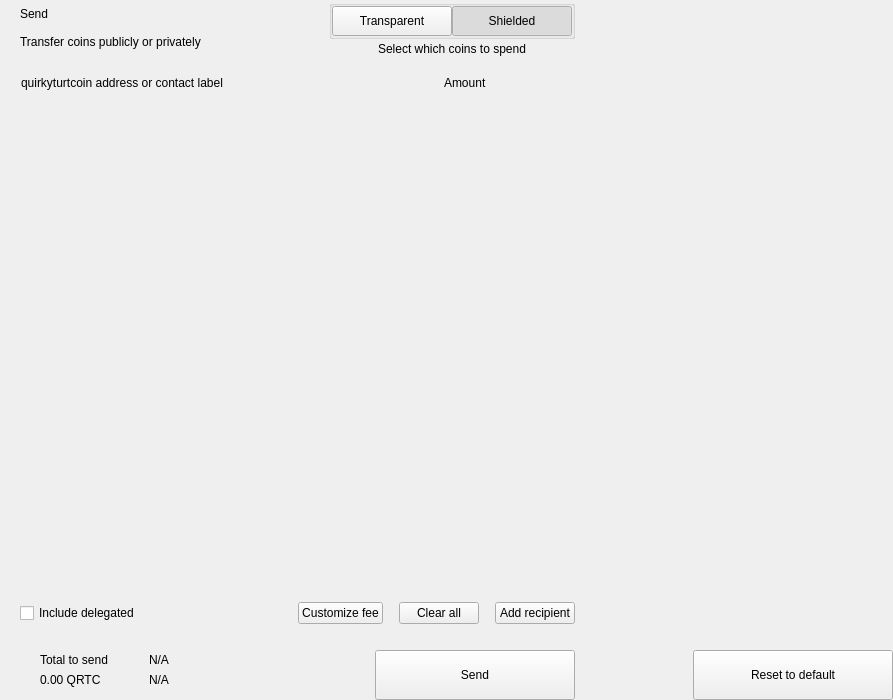
<?xml version="1.0" encoding="UTF-8"?>
<ui version="4.0">
 <class>send</class>
 <widget class="QWidget" name="send">
  <property name="geometry">
   <rect>
    <x>0</x>
    <y>0</y>
    <width>893</width>
    <height>700</height>
   </rect>
  </property>
  <property name="windowTitle">
   <string>Form</string>
  </property>
  <layout class="QHBoxLayout" name="horizontalLayout_2" stretch="2,1">
   <property name="spacing">
    <number>0</number>
   </property>
   <property name="leftMargin">
    <number>0</number>
   </property>
   <property name="topMargin">
    <number>0</number>
   </property>
   <property name="rightMargin">
    <number>0</number>
   </property>
   <property name="bottomMargin">
    <number>0</number>
   </property>
   <item>
    <widget class="QWidget" name="left" native="true">
     <layout class="QVBoxLayout" name="verticalLayout_3">
      <property name="spacing">
       <number>0</number>
      </property>
      <property name="leftMargin">
       <number>0</number>
      </property>
      <property name="topMargin">
       <number>0</number>
      </property>
      <property name="rightMargin">
       <number>0</number>
      </property>
      <property name="bottomMargin">
       <number>0</number>
      </property>
      <item>
       <layout class="QVBoxLayout" name="verticalLayout_22" stretch="0,0,0,1,0,0,0,0">
        <property name="spacing">
         <number>0</number>
        </property>
        <item>
         <layout class="QHBoxLayout" name="horizontalLayout_3">
          <property name="spacing">
           <number>0</number>
          </property>
          <property name="leftMargin">
           <number>20</number>
          </property>
          <property name="rightMargin">
           <number>20</number>
          </property>
          <item>
           <layout class="QVBoxLayout" name="verticalLayout">
            <property name="spacing">
             <number>0</number>
            </property>
            <item>
             <widget class="QLabel" name="labelTitle">
              <property name="text">
               <string>Send</string>
              </property>
              <property name="alignment">
               <set>Qt::AlignLeading|Qt::AlignLeft|Qt::AlignVCenter</set>
              </property>
             </widget>
            </item>
            <item>
             <widget class="QLabel" name="labelSubtitle1">
              <property name="text">
               <string>Transfer coins publicly or privately</string>
              </property>
             </widget>
            </item>
           </layout>
          </item>
          <item>
           <spacer name="horizontalSpacer">
            <property name="orientation">
             <enum>Qt::Horizontal</enum>
            </property>
            <property name="sizeHint" stdset="0">
             <size>
              <width>40</width>
              <height>20</height>
             </size>
            </property>
           </spacer>
          </item>
          <item>
           <layout class="QVBoxLayout" name="verticalLayout_6">
            <property name="spacing">
             <number>3</number>
            </property>
            <item alignment="Qt::AlignHCenter">
             <widget class="QGroupBox" name="groupBox">
              <property name="styleSheet">
               <string notr="true">#groupBox{
padding-top:2px;
}</string>
              </property>
              <property name="title">
               <string/>
              </property>
              <property name="alignment">
               <set>Qt::AlignCenter</set>
              </property>
              <layout class="QHBoxLayout" name="horizontalLayout_4">
               <property name="spacing">
                <number>0</number>
               </property>
               <property name="leftMargin">
                <number>0</number>
               </property>
               <property name="topMargin">
                <number>0</number>
               </property>
               <property name="rightMargin">
                <number>0</number>
               </property>
               <property name="bottomMargin">
                <number>0</number>
               </property>
               <item>
                <widget class="QPushButton" name="pushLeft">
                 <property name="minimumSize">
                  <size>
                   <width>120</width>
                   <height>30</height>
                  </size>
                 </property>
                 <property name="maximumSize">
                  <size>
                   <width>120</width>
                   <height>30</height>
                  </size>
                 </property>
                 <property name="focusPolicy">
                  <enum>Qt::NoFocus</enum>
                 </property>
                 <property name="text">
                  <string>Transparent</string>
                 </property>
                 <property name="checkable">
                  <bool>true</bool>
                 </property>
                 <property name="autoExclusive">
                  <bool>true</bool>
                 </property>
                </widget>
               </item>
               <item>
                <widget class="QPushButton" name="pushRight">
                 <property name="minimumSize">
                  <size>
                   <width>120</width>
                   <height>30</height>
                  </size>
                 </property>
                 <property name="maximumSize">
                  <size>
                   <width>120</width>
                   <height>30</height>
                  </size>
                 </property>
                 <property name="focusPolicy">
                  <enum>Qt::NoFocus</enum>
                 </property>
                 <property name="text">
                  <string>Shielded</string>
                 </property>
                 <property name="checkable">
                  <bool>true</bool>
                 </property>
                 <property name="checked">
                  <bool>true</bool>
                 </property>
                 <property name="autoExclusive">
                  <bool>true</bool>
                 </property>
                </widget>
               </item>
              </layout>
             </widget>
            </item>
            <item alignment="Qt::AlignHCenter|Qt::AlignTop">
             <widget class="QLabel" name="labelSubtitle2">
              <property name="styleSheet">
               <string notr="true"/>
              </property>
              <property name="text">
               <string>Select which coins to spend</string>
              </property>
              <property name="alignment">
               <set>Qt::AlignCenter</set>
              </property>
              <property name="indent">
               <number>0</number>
              </property>
             </widget>
            </item>
           </layout>
          </item>
         </layout>
        </item>
        <item>
         <spacer name="verticalSpacer_2">
          <property name="orientation">
           <enum>Qt::Vertical</enum>
          </property>
          <property name="sizeType">
           <enum>QSizePolicy::Fixed</enum>
          </property>
          <property name="sizeHint" stdset="0">
           <size>
            <width>20</width>
            <height>20</height>
           </size>
          </property>
         </spacer>
        </item>
        <item>
         <layout class="QHBoxLayout" name="horizontalLayout" stretch="6,0,2">
          <property name="spacing">
           <number>0</number>
          </property>
          <property name="leftMargin">
           <number>10</number>
          </property>
          <property name="topMargin">
           <number>0</number>
          </property>
          <property name="rightMargin">
           <number>20</number>
          </property>
          <property name="bottomMargin">
           <number>0</number>
          </property>
          <item>
           <widget class="QLabel" name="labelSubtitleAddress">
            <property name="styleSheet">
             <string notr="true">margin-left:8px;</string>
            </property>
            <property name="text">
             <string>quirkyturtcoin address or contact label</string>
            </property>
           </widget>
          </item>
          <item>
           <spacer name="horizontalSpacer_3">
            <property name="orientation">
             <enum>Qt::Horizontal</enum>
            </property>
            <property name="sizeType">
             <enum>QSizePolicy::Fixed</enum>
            </property>
            <property name="sizeHint" stdset="0">
             <size>
              <width>40</width>
              <height>1</height>
             </size>
            </property>
           </spacer>
          </item>
          <item>
           <widget class="QLabel" name="labelSubtitleAmount">
            <property name="text">
             <string>Amount</string>
            </property>
           </widget>
          </item>
         </layout>
        </item>
        <item>
         <widget class="QScrollArea" name="scrollArea">
          <property name="minimumSize">
           <size>
            <width>0</width>
            <height>350</height>
           </size>
          </property>
          <property name="styleSheet">
           <string notr="true">#scrollArea {
            background:transparent;
            margin-top:10px;
}</string>
          </property>
          <property name="horizontalScrollBarPolicy">
           <enum>Qt::ScrollBarAlwaysOff</enum>
          </property>
          <property name="sizeAdjustPolicy">
           <enum>QAbstractScrollArea::AdjustIgnored</enum>
          </property>
          <property name="widgetResizable">
           <bool>true</bool>
          </property>
          <property name="alignment">
           <set>Qt::AlignLeading|Qt::AlignLeft|Qt::AlignTop</set>
          </property>
          <widget class="QWidget" name="scrollAreaWidgetContents">
           <property name="geometry">
            <rect>
             <x>0</x>
             <y>0</y>
             <width>591</width>
             <height>16</height>
            </rect>
           </property>
           <property name="sizePolicy">
            <sizepolicy hsizetype="Preferred" vsizetype="Maximum">
             <horstretch>0</horstretch>
             <verstretch>0</verstretch>
            </sizepolicy>
           </property>
           <property name="autoFillBackground">
            <bool>false</bool>
           </property>
           <property name="styleSheet">
            <string notr="true">#scrollAreaWidgetContents {
             background:transparent;
             }</string>
           </property>
           <layout class="QVBoxLayout" name="verticalLayout_7">
            <property name="spacing">
             <number>0</number>
            </property>
            <property name="sizeConstraint">
             <enum>QLayout::SetDefaultConstraint</enum>
            </property>
            <property name="leftMargin">
             <number>0</number>
            </property>
            <property name="topMargin">
             <number>0</number>
            </property>
            <property name="rightMargin">
             <number>0</number>
            </property>
            <property name="bottomMargin">
             <number>0</number>
            </property>
           </layout>
          </widget>
         </widget>
        </item>
        <item>
         <spacer name="verticalSpacer_4">
          <property name="orientation">
           <enum>Qt::Vertical</enum>
          </property>
          <property name="sizeType">
           <enum>QSizePolicy::Fixed</enum>
          </property>
          <property name="sizeHint" stdset="0">
           <size>
            <width>20</width>
            <height>20</height>
           </size>
          </property>
         </spacer>
        </item>
        <item>
         <layout class="QHBoxLayout" name="horizontalLayout_20">
          <property name="spacing">
           <number>6</number>
          </property>
          <property name="leftMargin">
           <number>20</number>
          </property>
          <property name="rightMargin">
           <number>20</number>
          </property>
          <item>
           <widget class="QCheckBox" name="checkBoxDelegations">
            <property name="layoutDirection">
             <enum>Qt::LeftToRight</enum>
            </property>
            <property name="text">
             <string>Include delegated</string>
            </property>
           </widget>
          </item>
          <item>
           <spacer name="horizontalSpacer_4">
            <property name="orientation">
             <enum>Qt::Horizontal</enum>
            </property>
            <property name="sizeHint" stdset="0">
             <size>
              <width>10</width>
              <height>20</height>
             </size>
            </property>
           </spacer>
          </item>
          <item>
           <widget class="QPushButton" name="pushButtonFee">
            <property name="focusPolicy">
             <enum>Qt::NoFocus</enum>
            </property>
            <property name="text">
             <string>Customize fee</string>
            </property>
           </widget>
          </item>
          <item>
           <spacer name="horizontalSpacer_11">
            <property name="orientation">
             <enum>Qt::Horizontal</enum>
            </property>
            <property name="sizeType">
             <enum>QSizePolicy::Minimum</enum>
            </property>
            <property name="sizeHint" stdset="0">
             <size>
              <width>10</width>
              <height>20</height>
             </size>
            </property>
           </spacer>
          </item>
          <item>
           <widget class="QPushButton" name="pushButtonClear">
            <property name="focusPolicy">
             <enum>Qt::NoFocus</enum>
            </property>
            <property name="layoutDirection">
             <enum>Qt::RightToLeft</enum>
            </property>
            <property name="text">
             <string>Clear all</string>
            </property>
           </widget>
          </item>
          <item>
           <spacer name="horizontalSpacer_6">
            <property name="orientation">
             <enum>Qt::Horizontal</enum>
            </property>
            <property name="sizeType">
             <enum>QSizePolicy::Fixed</enum>
            </property>
            <property name="sizeHint" stdset="0">
             <size>
              <width>10</width>
              <height>20</height>
             </size>
            </property>
           </spacer>
          </item>
          <item>
           <widget class="QPushButton" name="pushButtonAddRecipient">
            <property name="focusPolicy">
             <enum>Qt::NoFocus</enum>
            </property>
            <property name="text">
             <string>Add recipient</string>
            </property>
           </widget>
          </item>
         </layout>
        </item>
        <item>
         <spacer name="verticalSpacer">
          <property name="orientation">
           <enum>Qt::Vertical</enum>
          </property>
          <property name="sizeType">
           <enum>QSizePolicy::Fixed</enum>
          </property>
          <property name="sizeHint" stdset="0">
           <size>
            <width>20</width>
            <height>16</height>
           </size>
          </property>
         </spacer>
        </item>
        <item>
         <layout class="QHBoxLayout" name="horizontalLayout_7">
          <property name="rightMargin">
           <number>20</number>
          </property>
          <item>
           <layout class="QHBoxLayout" name="horizontalLayout_10">
            <property name="spacing">
             <number>0</number>
            </property>
            <property name="leftMargin">
             <number>8</number>
            </property>
            <item>
             <widget class="QStackedWidget" name="stackedWidget">
              <property name="minimumSize">
               <size>
                <width>0</width>
                <height>60</height>
               </size>
              </property>
              <property name="maximumSize">
               <size>
                <width>16777215</width>
                <height>60</height>
               </size>
              </property>
              <widget class="QWidget" name="page1">
               <layout class="QVBoxLayout" name="verticalLayout_71" stretch="0">
                <property name="spacing">
                 <number>6</number>
                </property>
                <property name="leftMargin">
                 <number>12</number>
                </property>
                <property name="topMargin">
                 <number>0</number>
                </property>
                <property name="rightMargin">
                 <number>0</number>
                </property>
                <property name="bottomMargin">
                 <number>0</number>
                </property>
                <item>
                 <widget class="QWidget" name="coinWidget" native="true">
                  <property name="minimumSize">
                   <size>
                    <width>0</width>
                    <height>60</height>
                   </size>
                  </property>
                  <property name="maximumSize">
                   <size>
                    <width>16777215</width>
                    <height>60</height>
                   </size>
                  </property>
                  <layout class="QHBoxLayout" name="horizontalLayout_9">
                   <property name="spacing">
                    <number>0</number>
                   </property>
                   <property name="leftMargin">
                    <number>20</number>
                   </property>
                   <property name="topMargin">
                    <number>10</number>
                   </property>
                   <property name="rightMargin">
                    <number>20</number>
                   </property>
                   <property name="bottomMargin">
                    <number>10</number>
                   </property>
                   <item>
                    <layout class="QVBoxLayout" name="verticalSend">
                     <property name="spacing">
                      <number>0</number>
                     </property>
                     <item>
                      <widget class="QLabel" name="labelTitleTotalSend">
                       <property name="text">
                        <string>Total to send</string>
                       </property>
                      </widget>
                     </item>
                     <item>
                      <widget class="QLabel" name="labelAmountSend">
                       <property name="text">
                        <string notr="true">0.00 QRTC</string>
                       </property>
                      </widget>
                     </item>
                    </layout>
                   </item>
                   <item>
                    <spacer name="horizontalSpacer_9">
                     <property name="orientation">
                      <enum>Qt::Horizontal</enum>
                     </property>
                     <property name="sizeType">
                      <enum>QSizePolicy::Fixed</enum>
                     </property>
                     <property name="sizeHint" stdset="0">
                      <size>
                       <width>20</width>
                       <height>20</height>
                      </size>
                     </property>
                    </spacer>
                   </item>
                   <item>
                    <widget class="QLabel" name="labelLine">
                     <property name="minimumSize">
                      <size>
                       <width>1</width>
                       <height>0</height>
                      </size>
                     </property>
                     <property name="maximumSize">
                      <size>
                       <width>1</width>
                       <height>16777215</height>
                      </size>
                     </property>
                     <property name="text">
                      <string/>
                     </property>
                    </widget>
                   </item>
                   <item>
                    <spacer name="horizontalSpacer_10">
                     <property name="orientation">
                      <enum>Qt::Horizontal</enum>
                     </property>
                     <property name="sizeType">
                      <enum>QSizePolicy::Fixed</enum>
                     </property>
                     <property name="sizeHint" stdset="0">
                      <size>
                       <width>20</width>
                       <height>20</height>
                      </size>
                     </property>
                    </spacer>
                   </item>
                   <item>
                    <layout class="QVBoxLayout" name="verticalRemaining">
                     <property name="spacing">
                      <number>0</number>
                     </property>
                     <item>
                      <widget class="QLabel" name="labelTitleTotalRemaining">
                       <property name="text">
                        <string notr="true">N/A</string>
                       </property>
                      </widget>
                     </item>
                     <item>
                      <widget class="QLabel" name="labelAmountRemaining">
                       <property name="text">
                        <string notr="true">N/A</string>
                       </property>
                      </widget>
                     </item>
                    </layout>
                   </item>
                  </layout>
                 </widget>
                </item>
               </layout>
              </widget>
              <widget class="QWidget" name="page_2"/>
             </widget>
            </item>
           </layout>
          </item>
          <item>
           <spacer name="horizontalSpacer_5">
            <property name="orientation">
             <enum>Qt::Horizontal</enum>
            </property>
            <property name="sizeType">
             <enum>QSizePolicy::Expanding</enum>
            </property>
            <property name="sizeHint" stdset="0">
             <size>
              <width>40</width>
              <height>20</height>
             </size>
            </property>
           </spacer>
          </item>
          <item alignment="Qt::AlignBottom">
           <widget class="QPushButton" name="pushButtonSave">
            <property name="minimumSize">
             <size>
              <width>200</width>
              <height>50</height>
             </size>
            </property>
            <property name="maximumSize">
             <size>
              <width>200</width>
              <height>50</height>
             </size>
            </property>
            <property name="focusPolicy">
             <enum>Qt::NoFocus</enum>
            </property>
            <property name="text">
             <string>Send</string>
            </property>
           </widget>
          </item>
         </layout>
        </item>
       </layout>
      </item>
     </layout>
    </widget>
   </item>
   <item>
    <widget class="QWidget" name="right" native="true">
     <layout class="QVBoxLayout" name="verticalLayout_5">
      <property name="leftMargin">
       <number>0</number>
      </property>
      <property name="topMargin">
       <number>0</number>
      </property>
      <property name="rightMargin">
       <number>0</number>
      </property>
      <property name="bottomMargin">
       <number>0</number>
      </property>
      <item>
       <layout class="QVBoxLayout" name="verticalLayout_4">
        <property name="spacing">
         <number>6</number>
        </property>
        <item>
         <widget class="OptionButton" name="btnCoinControl" native="true">
          <property name="minimumSize">
           <size>
            <width>0</width>
            <height>50</height>
           </size>
          </property>
         </widget>
        </item>
        <item>
         <widget class="OptionButton" name="btnChangeAddress" native="true">
          <property name="minimumSize">
           <size>
            <width>0</width>
            <height>50</height>
           </size>
          </property>
         </widget>
        </item>
        <item>
         <widget class="OptionButton" name="btnUri" native="true">
          <property name="minimumSize">
           <size>
            <width>0</width>
            <height>50</height>
           </size>
          </property>
         </widget>
        </item>
        <item>
         <widget class="OptionButton" name="btnShieldCoins" native="true">
          <property name="minimumSize">
           <size>
            <width>0</width>
            <height>50</height>
           </size>
          </property>
         </widget>
        </item>
        <item>
         <spacer name="verticalSpacer_5">
          <property name="orientation">
           <enum>Qt::Vertical</enum>
          </property>
          <property name="sizeHint" stdset="0">
           <size>
            <width>20</width>
            <height>40</height>
           </size>
          </property>
         </spacer>
        </item>
        <item>
         <layout class="QHBoxLayout" name="horizontalLayout_8">
          <item>
           <spacer name="horizontalSpacer_7">
            <property name="orientation">
             <enum>Qt::Horizontal</enum>
            </property>
            <property name="sizeHint" stdset="0">
             <size>
              <width>40</width>
              <height>20</height>
             </size>
            </property>
           </spacer>
          </item>
          <item>
           <widget class="QPushButton" name="pushButtonReset">
            <property name="minimumSize">
             <size>
              <width>200</width>
              <height>50</height>
             </size>
            </property>
            <property name="maximumSize">
             <size>
              <width>200</width>
              <height>50</height>
             </size>
            </property>
            <property name="focusPolicy">
             <enum>Qt::NoFocus</enum>
            </property>
            <property name="text">
             <string>Reset to default</string>
            </property>
           </widget>
          </item>
         </layout>
        </item>
       </layout>
      </item>
     </layout>
    </widget>
   </item>
  </layout>
 </widget>
 <customwidgets>
  <customwidget>
   <class>OptionButton</class>
   <extends>QWidget</extends>
   <header>qt/quirkyturtcoin/optionbutton.h</header>
   <container>1</container>
  </customwidget>
 </customwidgets>
 <resources/>
 <connections/>
</ui>
